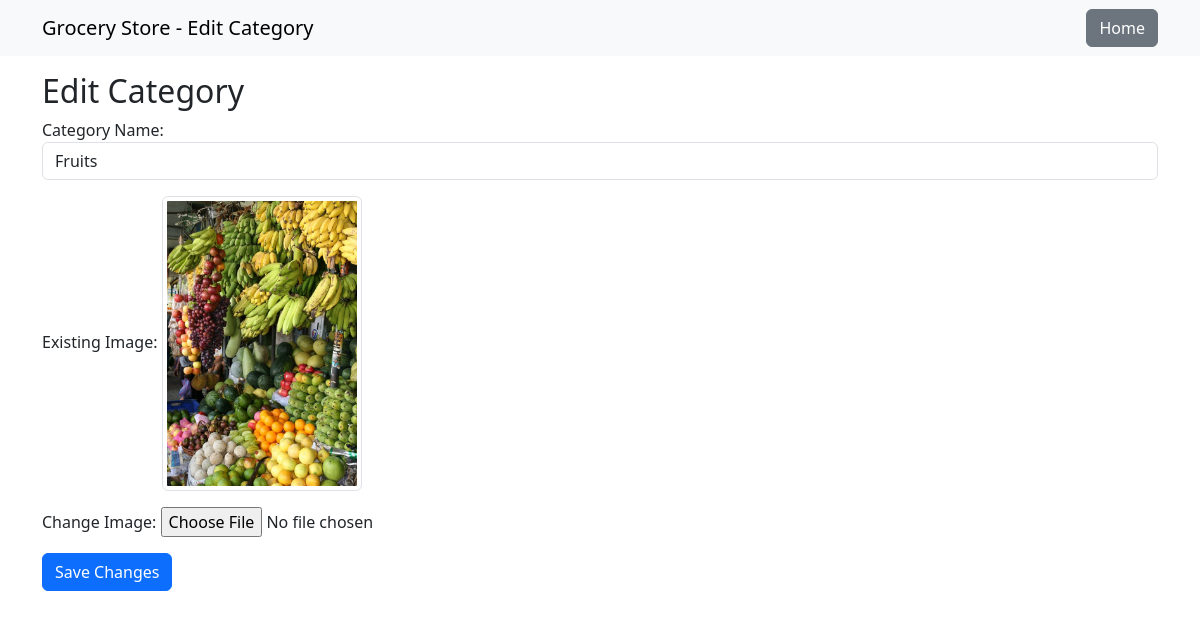
/admin/edit_category/2 (signed in), run on the app's committed database.
### tables this page shows
CREATE TABLE sections (
                        id INTEGER PRIMARY KEY AUTOINCREMENT,
                        name TEXT NOT NULL UNIQUE,
                        image TEXT
                        );

### main.py (the view, shortened to what this page needs)
@app.route('/admin/edit_category/<int:category_id>', methods=['GET', 'POST'])
def edit_category(category_id):
  if 'admin_id' in session:
    cursor = get_db().cursor()
    cursor.execute("SELECT name, image FROM sections WHERE id=?",
                   (category_id, ))
    category = cursor.fetchone()
    return render_template('edit_category.html', category=category)
  return render_template('admin_login.html')

### main.py (called while the page is built)
def get_db():
  db = getattr(g, '_database', None)
  if db is None:
    db = g._database = sqlite3.connect('grocery_store.db')
  return db

@app.before_request
def before_request():
  initialize_database()

def add_cors_headers(response):
    response.headers.add('Access-Control-Allow-Origin', '*')
    response.headers.add('Access-Control-Allow-Headers', 'Content-Type')
    response.headers.add('Access-Control-Allow-Methods', 'GET, POST, PUT, DELETE, OPTIONS')
    return response

@app.after_request
def after_request(response):
    if request.method == 'OPTIONS':
        return add_cors_headers(make_response())
    return add_cors_headers(response)

### templates/edit_category.html (shortened to what this page needs)
<!DOCTYPE html>
<html>
<head>
    <link rel="stylesheet" href="{{ url_for('static', filename='css/bootstrap.min.css') }}">
</head>
<body>
    <nav class="navbar navbar-light bg-light fixed-top">
        <div class="container">
            <a class="navbar-brand">Grocery Store - Edit Category</a>
            <a href="/admin/dashboard" class="btn btn-secondary ml-auto">Home</a>
        </div>
    </nav>
    <div class="container mt-5">
        <br>
        <h2>Edit Category</h2>
        <form method="post" enctype="multipart/form-data">
            <div class="form-group">
                <label for="name">Category Name:</label>
                <input type="text" class="form-control" id="name" name="name" value="{{ category[0] }}" required>
            </div>
            <div class="form-group mt-3">
                <label>Existing Image:</label>
                {% if category[1] %}
                <img src="{{ url_for('static', filename='images/' + category[1]) }}" alt="Category Image" class="img-thumbnail" style="max-width: 200px;">
                {% else %}
                <p>No image available</p>
                {% endif %}
            </div>
            <div class="form-group mt-3">
                <label for="image">Change Image:</label>
                <input type="file" class="form-control-file" id="image" name="image">
            </div>
            <button type="submit" class="btn btn-primary mt-3">Save Changes</button>
        </form>
    </div>
</body>
</html>

### data on the page
sections: name "Fruits", image (picture)
